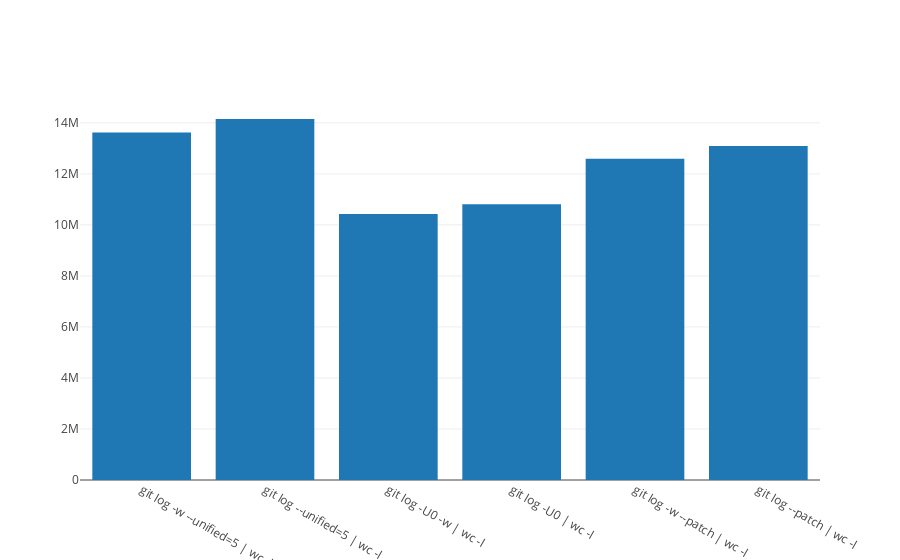

Here is the notebook cell this chart was saved with:
### Code cell
trace = go.Bar(
    x=cmd,
    y=result,
    name='number of line'
)

data = [trace]
layout = go.Layout(
    barmode='group'
)

init_notebook_mode(connected=True)
fig = go.Figure(data=data, layout=layout)
iplot(fig, show_link=False)

### Figure 1 — Plotly figure (JSON) as saved in the notebook; plotly's stock layout.template omitted (floating-point values rounded to 4 significant figures)
{"data": [{"name": "number of line", "type": "bar", "x": ["git log -w --unified=5 | wc -l", "git log --unified=5 | wc -l", "git log -U0 -w | wc -l", "git log -U0 | wc -l", "git log -w --patch | wc -l", "git log --patch | wc -l"], "y": [13621051, 14151130, 10426965, 10811054, 12593795, 13095441]}], "layout": {"barmode": "group"}}
